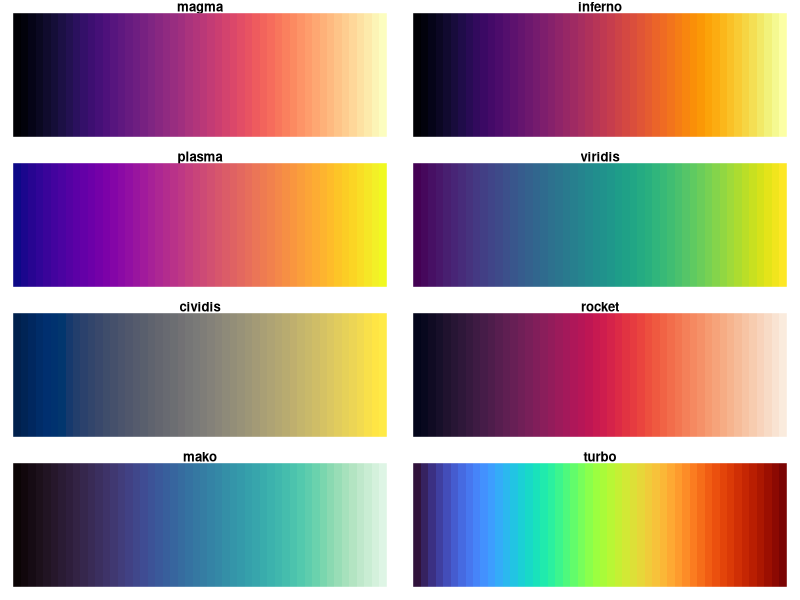
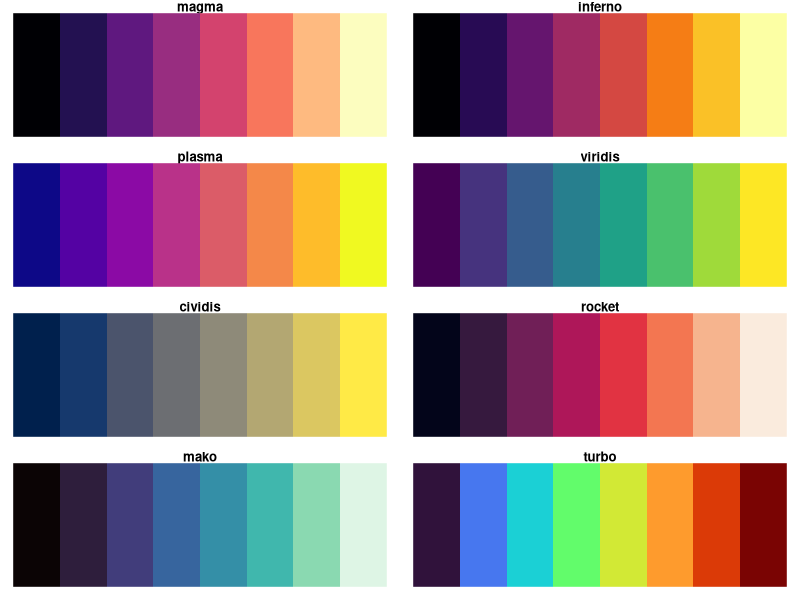
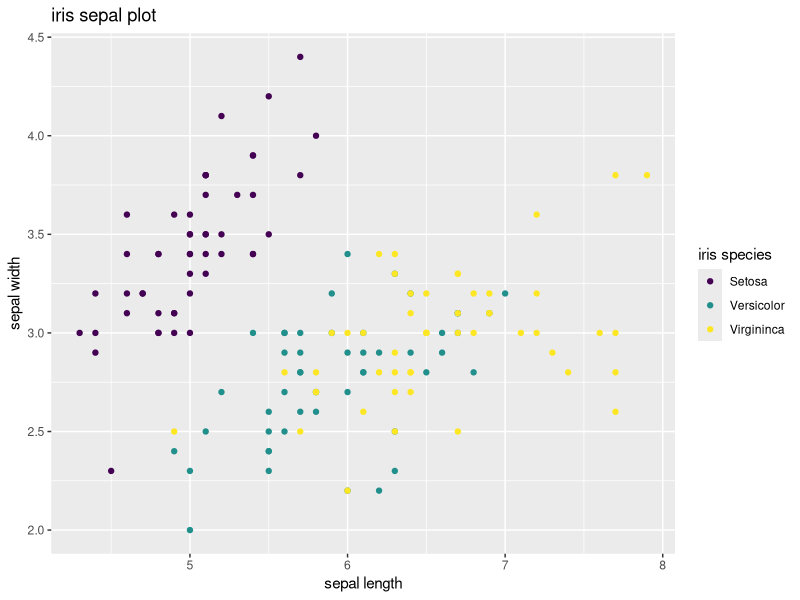
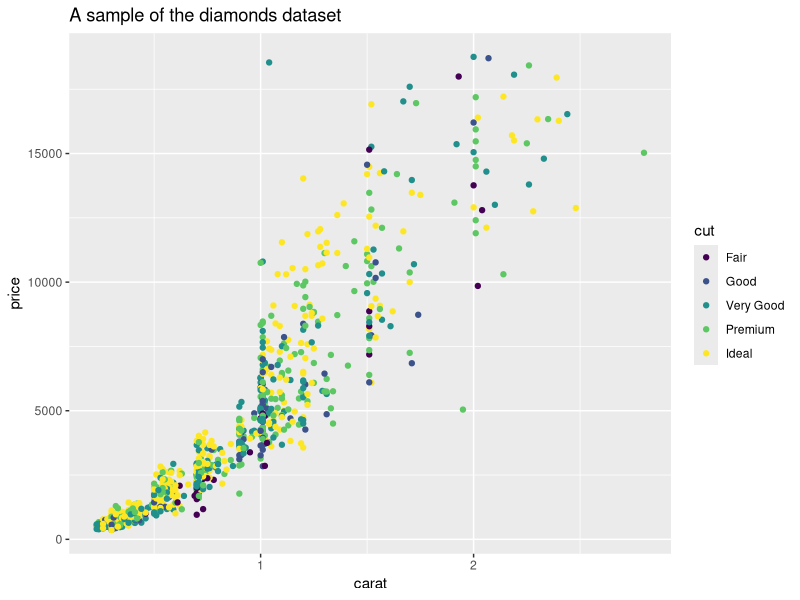
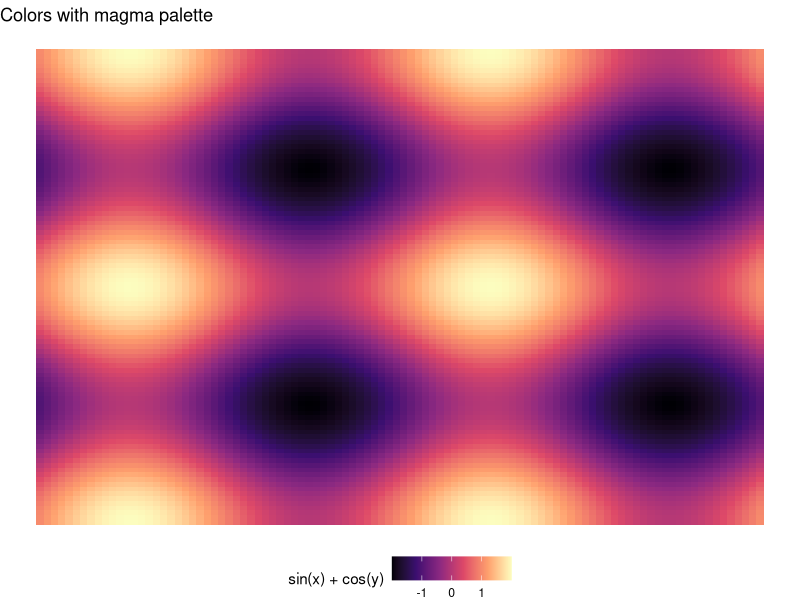
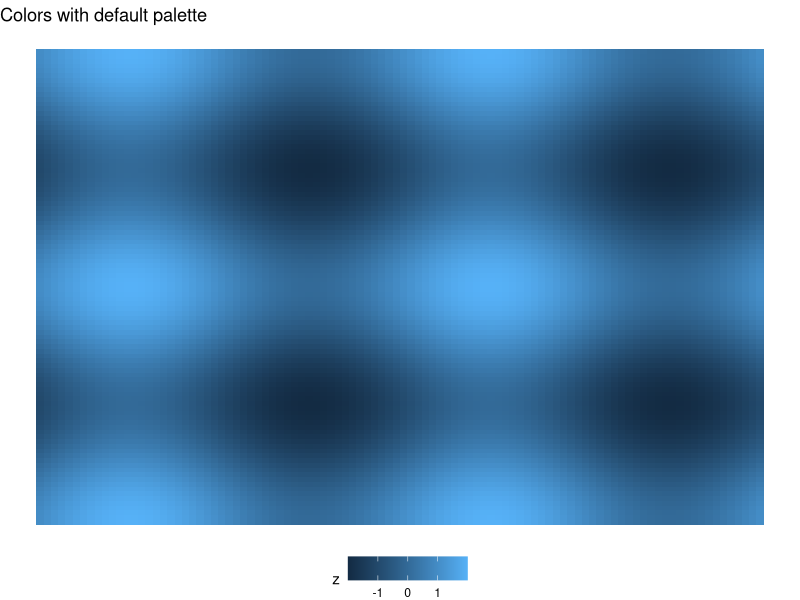
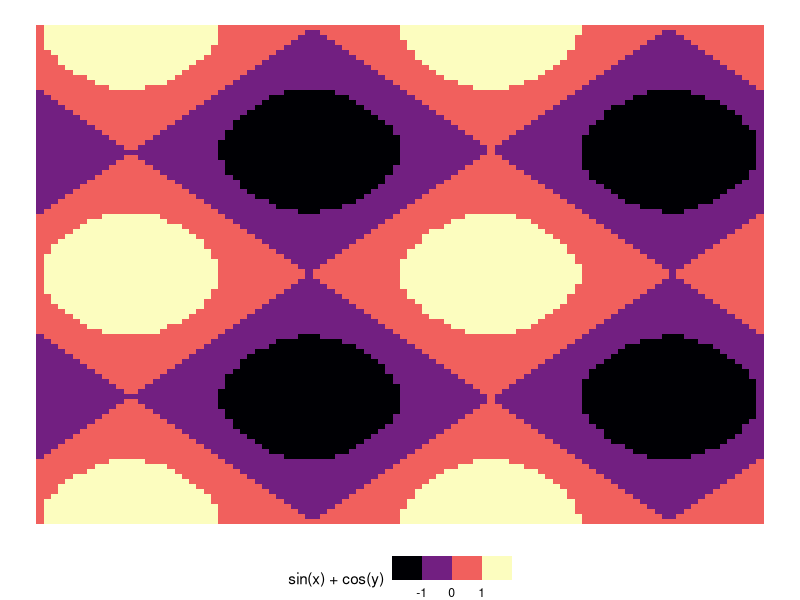

Generate these figures, in order, with R:
## ---- chunk 1
knitr::opts_chunk$set(echo = TRUE)
library(viridis)
library(ggplot2)
library(dplyr)
## ---- chunk 2
viridis_names <-c("magma", "inferno", "plasma", "viridis", "cividis", "rocket", "mako", "turbo")

n <- 50
par(mfrow=c(4,2), mar = c(1,1,1,1))
f <- sapply(1:8, function(x) image(matrix(1:n, n, 1), col = viridis(n=n, option = LETTERS[x]), axes =FALSE, main = viridis_names[x]))

## ---- chunk 3
viridis_names <-c("magma", "inferno", "plasma", "viridis", "cividis", "rocket", "mako", "turbo")

n <- 8
par(mfrow=c(4,2), mar = c(1,1,1,1))
f <- sapply(1:8, function(x) image(matrix(1:n, n, 1), col = viridis(n=n, option = LETTERS[x]), axes =FALSE, main = viridis_names[x]))

## ---- chunk 4
ggplot(iris, aes(Sepal.Length, Sepal.Width, color = Species)) +
  geom_point() +
  labs(x = "sepal length", y = "sepal width", title = "iris sepal plot") +
  scale_color_viridis_d(name = "iris species", 
                        labels = c("Setosa", "Versicolor", "Virgininca"), 
                        option = "viridis")
## ---- chunk 5
set.seed(1313)
diamonds %>%
  sample_n(1000) %>%
  ggplot(aes(carat, price, color = cut)) +
  geom_point() +
  labs(title = "A sample of the diamonds dataset")
## ---- chunk 6
points <- seq(-2*pi, 2*pi, length.out = 100)
grid <- expand.grid(points, points)
names(grid) <- c("x", "y")
grid <- grid %>%
  mutate(z = sin(x) + cos(y))
## ---- chunk 7
ggplot(grid, aes(x = x, y = y, fill = z)) +
  geom_tile() +
  theme_void() +
  scale_fill_viridis_c(name = "sin(x) + cos(y)", option = "magma") +
  theme(legend.position = "bottom") +
    labs(title = "Colors with magma palette")
## ---- chunk 8
ggplot(grid, aes(x = x, y = y, fill = z)) +
  geom_tile() +
  theme_void() +
  theme(legend.position = "bottom") +
  labs(title = "Colors with default palette")
## ---- chunk 9
ggplot(grid, aes(x = x, y = y, fill = z)) +
  geom_tile() +
  theme_void() +
  scale_fill_viridis_b(name = "sin(x) + cos(y)", option = "magma") +
    theme(legend.position = "bottom")
